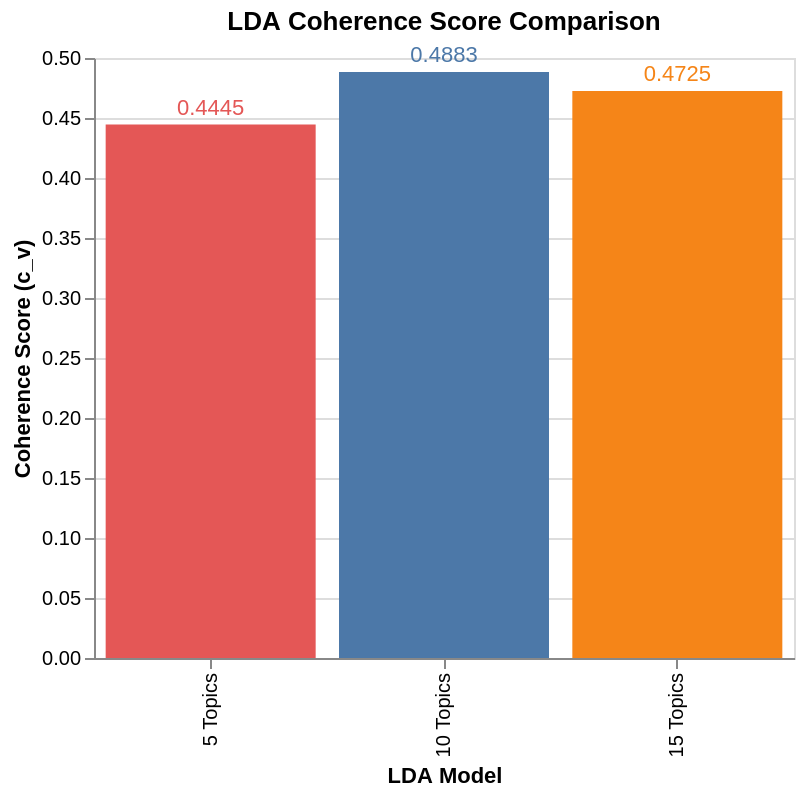

Notebook source saved alongside this figure:
### Markdown cell above
The coherence score (c_v) measures the semantic similarity of the top words within each topic; higher scores indicate more interpretable and meaningful topics. The 10-topic model achieves the highest coherence score of 0.4883, outperforming both the 5-topic model (0.4445) and the 15-topic model (0.4725). This result makes intuitive sense because 5 topics are too few to capture the distinct subthemes within battery and space research, while 15 topics introduces redundancy, as some topics begin to overlap. The 10-topic model is therefore selected as the best model for further analysis and visualization. This finding aligns with the principle that the optimal number of topics balances granularity with interpretability.

### Code cell
# --- Altair Bar Chart: Coherence Scores ---

coherence_df = pd.DataFrame({
    'Model': ['5 Topics', '10 Topics', '15 Topics'],
    'Coherence Score': [cv_5, cv_10, cv_15]
})

chart_coherence = alt.Chart(coherence_df).mark_bar().encode(
    x=alt.X('Model:N', title='LDA Model', sort=['5 Topics', '10 Topics', '15 Topics']),
    y=alt.Y('Coherence Score:Q', title='Coherence Score (c_v)', scale=alt.Scale(zero=False)),
    color=alt.Color('Model:N', legend=None),
    tooltip=['Model', 'Coherence Score']
).properties(
    title='LDA Coherence Score Comparison',
    width=350,
    height=300
)

# Add text labels on bars
text = chart_coherence.mark_text(dy=-8).encode(
    text=alt.Text('Coherence Score:Q', format='.4f')
)

(chart_coherence + text)

### Figure 1 — Vega specification as saved in the notebook (floating-point values rounded to 4 significant figures)
{"$schema": "https://vega.github.io/schema/vega/v5.json", "data": [{"name": "source_0"}, {"name": "data_1", "values": [{"Coherence Score": 0.4445, "Coherence Score_end": 0.4445, "Coherence Score_start": 0.0, "Model": "5 Topics"}, {"Coherence Score": 0.4883, "Coherence Score_end": 0.4883, "Coherence Score_start": 0.0, "Model": "10 Topics"}, {"Coherence Score": 0.4725, "Coherence Score_end": 0.4725, "Coherence Score_start": 0.0, "Model": "15 Topics"}]}, {"name": "data_2", "values": [{"Coherence Score": 0.4445, "Model": "5 Topics"}, {"Coherence Score": 0.4883, "Model": "10 Topics"}, {"Coherence Score": 0.4725, "Model": "15 Topics"}]}, {"name": "source_0_x_domain_Model", "values": [{"Model": "5 Topics", "sort_field": 0.0}, {"Model": "10 Topics", "sort_field": 1.0}, {"Model": "15 Topics", "sort_field": 2.0}]}, {"name": "data_1_color_domain_Model_0", "values": [{"Model": "5 Topics"}, {"Model": "10 Topics"}, {"Model": "15 Topics"}]}, {"name": "data_2_color_domain_Model_1", "values": [{"Model": "5 Topics"}, {"Model": "10 Topics"}, {"Model": "15 Topics"}]}], "marks": [{"type": "rect", "name": "layer_0_marks", "from": {"data": "data_1"}, "encode": {"update": {"y2": {"field": "Coherence Score_start", "scale": "y"}, "x": {"field": "Model", "scale": "x"}, "tooltip": {"signal": "{\"Model\": isValid(datum[\"Model\"]) ? datum[\"Model\"] : \"\"+datum[\"Model\"], \"Coherence Score\": format(datum[\"Coherence Score\"], \"\")}"}, "width": {"signal": "max(0.25, bandwidth('x'))"}, "fill": {"field": "Model", "scale": "color"}, "y": {"field": "Coherence Score_end", "scale": "y"}}}, "style": ["bar"]}, {"type": "text", "name": "layer_1_marks", "from": {"data": "data_2"}, "encode": {"update": {"dy": {"value": -8}, "x": {"field": "Model", "scale": "x", "band": 0.5}, "tooltip": {"signal": "{\"Model\": isValid(datum[\"Model\"]) ? datum[\"Model\"] : \"\"+datum[\"Model\"], \"Coherence Score\": format(datum[\"Coherence Score\"], \"\")}"}, "baseline": {"value": "middle"}, "align": {"value": "center"}, "fill": {"field": "Model", "scale": "color"}, "y": {"field": "Coherence Score", "scale": "y"}, "text": {"signal": "format(datum[\"Coherence Score\"], \".4f\")"}}}, "style": ["text"]}], "scales": [{"name": "x", "type": "band", "domain": {"data": "source_0_x_domain_Model", "field": "Model", "sort": {"op": "max", "field": "sort_field"}}, "range": [0, {"signal": "width"}], "paddingInner": 0.1, "paddingOuter": 0.05}, {"name": "y", "type": "linear", "domain": {"fields": [{"data": "data_1", "field": "Coherence Score_start"}, {"data": "data_1", "field": "Coherence Score_end"}, {"data": "data_2", "field": "Coherence Score"}]}, "range": [{"signal": "height"}, 0], "zero": false, "nice": true}, {"name": "color", "type": "ordinal", "domain": {"fields": [{"data": "data_1_color_domain_Model_0", "field": "Model"}, {"data": "data_2_color_domain_Model_1", "field": "Model"}], "sort": true}, "range": "category"}], "axes": [{"scale": "y", "domain": false, "labels": false, "tickCount": {"signal": "ceil(height/40)"}, "zindex": 0, "maxExtent": 0, "grid": true, "aria": false, "ticks": false, "gridScale": "x", "orient": "left", "minExtent": 0}, {"scale": "x", "title": "LDA Model", "orient": "bottom", "labelAngle": 270, "zindex": 0, "labelAlign": "right", "grid": false, "labelBaseline": "middle"}, {"scale": "y", "zindex": 0, "tickCount": {"signal": "ceil(height/40)"}, "title": "Coherence Score (c_v)", "grid": false, "orient": "left", "labelOverlap": true}], "title": {"text": "LDA Coherence Score Comparison", "frame": "group"}, "padding": 5, "height": 300, "background": "white", "width": 350, "style": "cell"}
